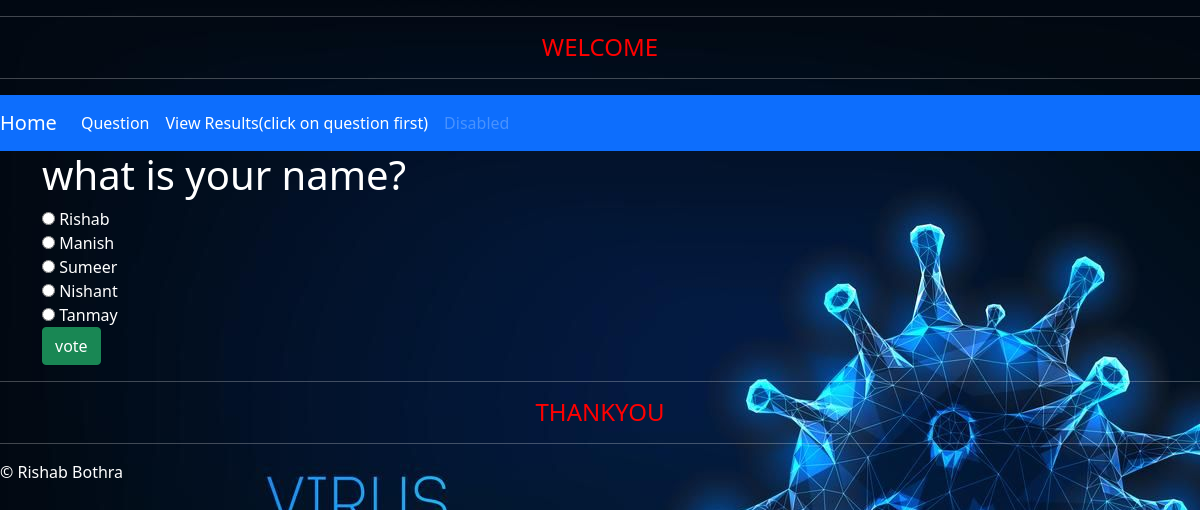
Screenshot of /polls/4/ with the database file from the repository.
### polls/models.py (models this page shows, shortened)
class Question(models.Model):
    question_txt =  models.CharField(max_length = 100)
    pub_date = models.DateTimeField('date published')

class Choice(models.Model):
    choice_txt = models.CharField(max_length = 200)
    votes = models.IntegerField(default=0)
    question = models.ForeignKey(Question, on_delete=models.CASCADE)

### polls/views.py (the view)
# urls.py: url(r'^polls/(?P<question_id>[0-9]+)/$',views.details,name='detail'),
def details(request, question_id):
    question= get_object_or_404(Question,pk = question_id)
    return render(request,'polls/detail.html', {'question': question})

### polls/templates/polls/detail.html (shortened to what this page needs)
{% extends 'polls/base.html' %}
{% block main_content %}
<h1>{{question.question_txt}}</h1>
<form action = '/polls/{{question.id}}/vote' method="post">
    {% for choice in question.choice_set.all %}
        <input type="radio" name="choice" id="choice{{forloop.counter}}" value="{{choice.id}}"/>
        <label for="choice{{forloop.counter}}">{{choice.choice_txt}}</label><br>
    {% endfor %}
    <input type="submit" class="btn btn-success" value = "vote"/>
</form>
{% endblock %}

### polls/static/polls/style.css (style rules this page uses)
body { color:white; background:white url('images/background.jpg') no-repeat; }

### polls/templates/polls/base.html (style rules this page uses)
body { color:white; }

### rows the page displays
Question: question_txt "what is your name?"
Choice: choice_txt "Rishab"
Choice: choice_txt "Manish"
Choice: choice_txt "Sumeer"
Choice: choice_txt "Nishant"
Choice: choice_txt "Tanmay"
